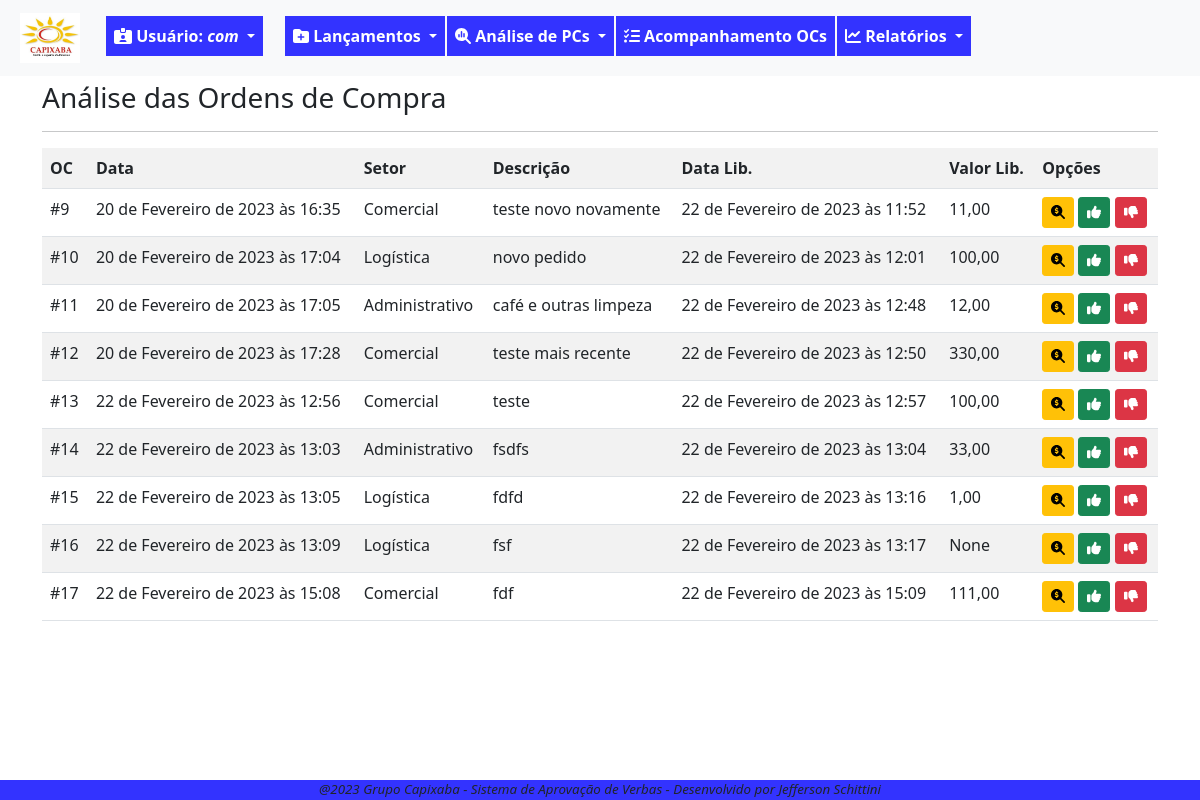
Before: /pc/analise/fiscal/listar/ (signed in) with the older database file.
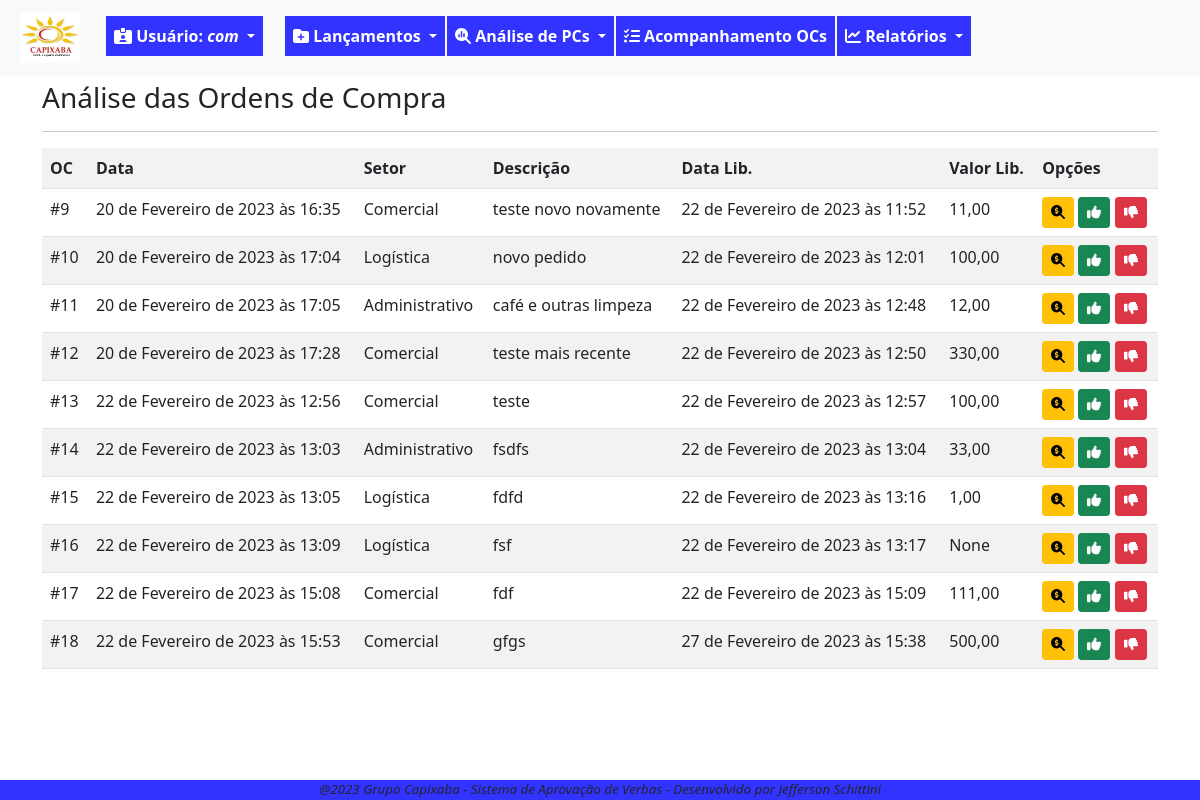
After: the same page with the newer database file.
### fluxo/models.py (models this page shows, shortened)
class PedidoCompra(models.Model):
    SOL = '1'
    APR = '2'
    FIS = '3'
    FIN = '4'
    FIM = '9'
    ETAPAS_CHOICES = [
        (SOL,'Solicitação'),
        (APR,'Aprovação'),
        (FIS,'Fiscal'),
        (FIN,'Financeiro'),
        (FIM,'Finalizada'),
    ]
    ABERTA = 'ABE'
    ANALISE = 'ANL'
    LIBERADA = 'LIB'
    NEGADA = 'NEG'
    CANCELADA = 'CAN'
    STATUS_CHOICES = [
        ('ABE','Aberta'),
        ('ANL','Análise'),
        ('LIB','Liberada'),
        ('NEG','Negada'),
        ('CAN','Cancelada'),
    ]
    data_solic = models.DateTimeField(verbose_name='Data da Solicitação', default=timezone.now)
    usuario_log = models.ForeignKey(User, on_delete=models.PROTECT, verbose_name='Usuário') #deixar este usuário, que herda do padrão django
    setor_oc = models.ForeignKey(Setor, on_delete=models.PROTECT, verbose_name='Setor')
    desc_solic = models.CharField(max_length=100, verbose_name='Descrição do pedido')
    motivo_solic = models.TextField(verbose_name='Motivo do pedido', max_length=1000, help_text='Escreva detalhes da solicitação')
    valor_solic = models.DecimalField(max_digits=9, decimal_places=2, verbose_name='Valor Solicitado')
    anexos = models.FileField(upload_to=anexar_em, blank=True, null=True)  # verificar melhor como se configura, inclusive a constante MEDDIA_ROOT
    data_aprov = models.DateTimeField(verbose_name='Aprovação Diretoria', blank=True, null=True)
    motivo_aprov = models.TextField(verbose_name='Motivo Aprovação', blank=True, max_length=1000, help_text='Escreva detalhes da devolutiva')
    valor_aprov = models.DecimalField(verbose_name='Valor Aprovado', max_digits=9, decimal_places=2, blank=True, null=True)
    data_fin = models.DateTimeField(verbose_name='Liberação Financeiro', blank=True, null=True)
    motivo_fin = models.TextField(verbose_name='Motivo Financeiro', max_length=1000, blank=True, help_text='Escreva detalhes da devolutiva')
    data_fis = models.DateTimeField(verbose_name='Liberação Fiscal', blank=True, null=True)
    motivo_fis = models.TextField(verbose_name='Motivo Fiscal', max_length=1000, blank=True, null=True, help_text='Escreva detalhes da devolutiva')
    etapa_oc = models.CharField(verbose_name='Etapa', choices=ETAPAS_CHOICES, max_length=50, default='1')
    status_oc = models.CharField(verbose_name='Status', choices=STATUS_CHOICES, max_length=50, default='ABE')
    data_fim_oc = models.DateTimeField(verbose_name='Data Encerramento', null=True, blank=True)
    """ atriui a uma variável o nome da classe. Isso pode ser usado em um template para identificar a
    classe que está chamando o formulário e condicionar as ações"""

class Setor(models.Model):
    setor_desc = models.CharField(verbose_name='Setor', max_length=100, unique=True)
    gestor_setor = models.ForeignKey(User, on_delete=models.PROTECT, verbose_name='Gestor', blank=True, null=True)
    def __str__(self):
        return self.setor_desc

### fluxo/views.py (the view)
# urls.py: path('pc/analise/fiscal/listar/', PCFisList.as_view(), name='lista-analise-fis-pc'),
class PCFisList(GroupRequiredMixin, LoginRequiredMixin,ListView):
    login_url = reverse_lazy('login')
    group_required = u'Fiscal'
    model = PedidoCompra
    template_name = 'fluxo/listas/lista-analise-fis-pc.html'
    def get_queryset(self):
        self.object_list = PedidoCompra.objects.filter(status_oc='LIB', etapa_oc='3')
        return self.object_list

### fluxo/templates/fluxo/listas/lista-analise-fis-pc.html (shortened to what this page needs)
{% extends 'paginas/base.html' %}
{% load static %}
{% block conteudo %}
<h3 style="margin-top: 5px;">Análise das Ordens de Compra</h3>
<hr>
<div class="table-responsive">
    <table class="table table-striped">
        <tr>
            <th>OC</th>
            <th>Data</th>
            <th>Setor</th>
            <th>Descrição</th>
            <th>Data Lib.</th>
            <th>Valor Lib.</th>
            <th>Opções</th>
        </tr>
        {% for pc in object_list %}
        <tr>
            <td>#{{ pc.pk }}</td>
            <td>{{ pc.data_solic }}</td>
            <td>{{ pc.setor_oc }}</td>
            <td>{{ pc.desc_solic }}</td>
            <td>{{ pc.data_aprov }}</td>
            <td>{{ pc.valor_aprov }}</td>
            <td>
                <a href="{% url 'analise-fis-pc' pc.pk %}" class="btn btn-warning btn-sm" title="Analisar OC"><i class="fa-solid fa-magnifying-glass-dollar"></i></a>
                <a href=" {% url 'envia-fis-pc' pc.pk %} " class="btn btn-success btn-sm" title="Liberar OC"><i class="fa-solid fa-thumbs-up"></i></a>
                <a href="  " class="btn btn-danger btn-sm" title="Negar ou Retornar OC"><i class="fa-solid fa-thumbs-down"></i></a>
            </td>
        </tr>
        {% empty %}
        <tr>
            <td colspan="7">Lista e OC vazia para liberação.</td>
        </tr>
        {% endfor%}
    </table>
</div>
{% endblock conteudo %}

Changed rows visible on the page:
now on this page (row edited): PedidoCompra: pk "18", data_solic "22 de Fevereiro de 2023 às 15:53", setor_oc "Comercial", desc_solic "gfgs", data_aprov "27 de Fevereiro de 2023 às 15:38", valor_aprov "500,00"
